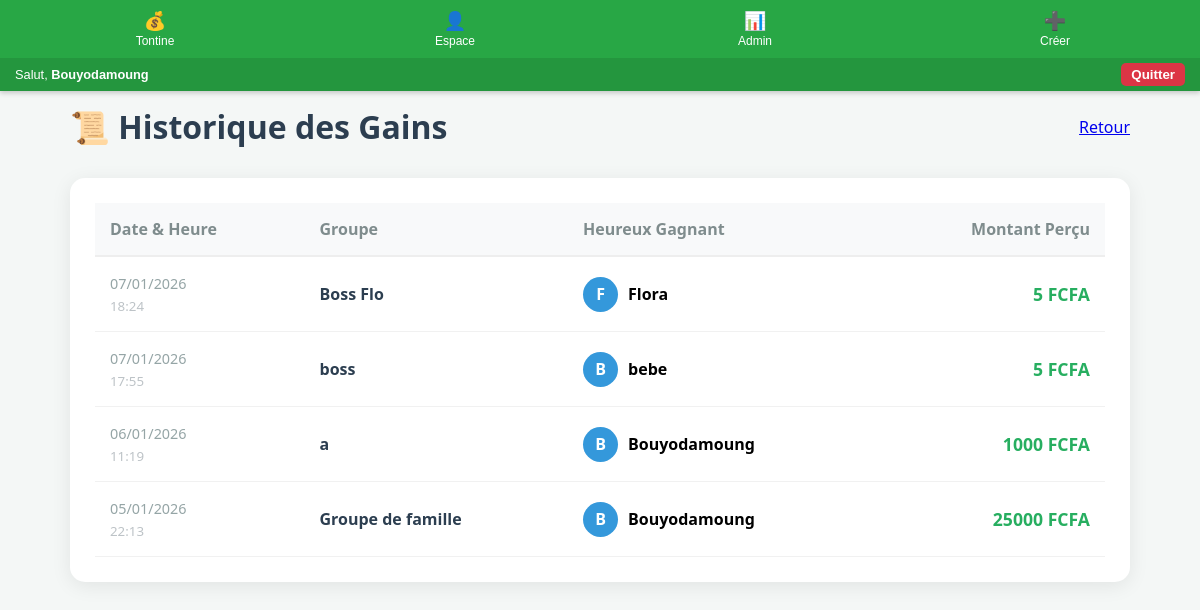
The page /historique-des-gains/ (signed in) on the database its author committed.
### tontine/models.py (models this page shows, shortened)
class HistoriqueGagnant(models.Model):
    groupe = models.ForeignKey(TontineGroup, on_delete=models.CASCADE)
    gagnant = models.ForeignKey(User, on_delete=models.CASCADE)
    montant_gagne = models.DecimalField(max_digits=10, decimal_places=2)
    date_choix = models.DateTimeField(auto_now_add=True)

class TontineGroup(models.Model):
    name = models.CharField(max_length=255)
    contribution_amount = models.DecimalField(max_digits=10, decimal_places=2)
    frequency_days = models.IntegerField(default=30)
    created_at = models.DateTimeField(auto_now_add=True)
    admin_groupe = models.ForeignKey(User, on_delete=models.CASCADE, related_name='groupes_crees')
    whatsapp_group_link = models.URLField(max_length=500, blank=True, null=True)
    caisse_totale = models.DecimalField(max_digits=12, decimal_places=2, default=0)
    dernier_gagnant = models.ForeignKey(User, on_delete=models.SET_NULL, null=True, blank=True, related_name="gains")
    en_attente_de_deblocage = models.BooleanField(default=False)
    nombre_approbations = models.IntegerField(default=0)

### tontine/views.py (the view)
# urls.py: path('historique-des-gains/', views.voir_historique, name='voir_historique'),
@login_required
def voir_historique(request):
    historique = HistoriqueGagnant.objects.all().order_by('-date_choix')
    return render(request, 'tontine/historique_gains.html', {'historique': historique})

### tontine/templates/tontine/historique_gains.html
{% extends 'base.html' %}
{% block content %}
<div style="max-width: 1100px; margin: auto; padding: 20px; font-family: 'Segoe UI', sans-serif;">
    <div style="display: flex; justify-content: space-between; align-items: center; margin-bottom: 30px;">
        <h1 style="color: #2c3e50; margin: 0;">📜 Historique des Gains</h1>
<a href="{% url 'mon_espace' %}" class="btn-retour">Retour</a>    </div>
    <div style="background: white; padding: 25px; border-radius: 15px; box-shadow: 0 4px 20px rgba(0,0,0,0.08);">
        <table style="width: 100%; border-collapse: collapse;">
            <thead>
                <tr style="text-align: left; background-color: #f8f9fa; color: #7f8c8d; border-bottom: 2px solid #eee;">
                    <th style="padding: 15px;">Date & Heure</th>
                    <th style="padding: 15px;">Groupe</th>
                    <th style="padding: 15px;">Heureux Gagnant</th>
                    <th style="padding: 15px; text-align: right;">Montant Perçu</th>
                </tr>
            </thead>
            <tbody>
                {% for item in historique %}
                <tr style="border-bottom: 1px solid #f1f1f1; transition: 0.3s;" onmouseover="this.style.backgroundColor='#fcfcfc'" onmouseout="this.style.backgroundColor='transparent'">
                    <td style="padding: 15px; color: #95a5a6;">
                        <span style="font-size: 0.9em;">{{ item.date_choix|date:"d/m/Y" }}</span><br>
                        <small style="color: #bdc3c7;">{{ item.date_choix|date:"H:i" }}</small>
                    </td>
                    <td style="padding: 15px; font-weight: bold; color: #2c3e50;">{{ item.groupe.name }}</td>
                    <td style="padding: 15px;">
                        <div style="display: flex; align-items: center; gap: 10px;">
                            <div style="width: 35px; height: 35px; background: #3498db; color: white; border-radius: 50%; display: flex; align-items: center; justify-content: center; font-weight: bold;">
                                {{ item.gagnant.username|slice:":1"|upper }}
                            </div>
                            <span style="font-weight: 600;">{{ item.gagnant.username }}</span>
                        </div>
                    </td>
                    <td style="padding: 15px; text-align: right; font-weight: bold; color: #27ae60; font-size: 1.1em;">
                        {{ item.montant_gagne|floatformat:0 }} FCFA
                    </td>
                </tr>
                {% empty %}
                <tr>
                    <td colspan="4" style="padding: 40px; text-align: center; color: #bdc3c7; font-style: italic;">
                        Aucun gain n'a encore été enregistré.
                    </td>
                </tr>
                {% endfor %}
            </tbody>
        </table>
    </div>
</div>
{% endblock %}

### tontine/templates/base.html (shortened to what this page needs)
<!DOCTYPE html>
<html lang="fr">
<head>
</head>
<body>
    <nav class="navbar">
        <div class="nav-top">
            <a href="{% url 'home' %}" class="nav-item">
                <span class="nav-icon">💰</span><span>Tontine</span>
            </a>
            <a href="{% url 'mon_espace' %}" class="nav-item">
                <span class="nav-icon">👤</span><span>Espace</span>
            </a>
            {% if user.is_authenticated %}
                <a href="{% url 'tableau_bord_admin' %}" class="nav-item">
                    <span class="nav-icon">📊</span><span>Admin</span>
                </a>
                <a href="{% url 'creer_groupe' %}" class="nav-item">
                    <span class="nav-icon">➕</span><span>Créer</span>
                </a>
            {% endif %}
        </div>
        {% if user.is_authenticated %}
        <div class="user-bar">
            <span>Salut, <b>{{ user.username }}</b></span>
            <form action="{% url 'logout' %}" method="post" style="margin:0;">
                <button type="submit" class="btn-quitter">Quitter</button>
            </form>
        </div>
        {% endif %}
    </nav>
    <div class="container">
        {% block content %}{% endblock %}
    </div>
</body>
</html>

### tontine/templates/base.html (style rules this page uses)
body { margin: 0; font-family: sans-serif; background-color: #f4f7f6; padding-top: 70px; }
.navbar { background-color: #28a745; position: fixed; top: 0; width: 100%; z-index: 1000; display: flex; flex-direction: column; box-shadow: 0 2px 5px rgba(0,0,0,0.2); }
.nav-top { display: flex; justify-content: space-around; padding: 10px 5px; width: 100%; }
.nav-item { color: white; text-decoration: none; text-align: center; font-size: 0.75em; display: flex; flex-direction: column; align-items: center; min-width: 50px; }
.nav-icon { font-size: 1.5em; margin-bottom: 2px; }
.user-bar { background: rgba(0,0,0,0.1); display: flex; justify-content: space-between; align-items: center; padding: 5px 15px; color: white; font-size: 0.8em; }
.btn-quitter { background: #dc3545; color: white; border: none; padding: 4px 10px; border-radius: 5px; font-weight: bold; cursor: pointer; }
.container { padding: 15px; max-width: 1100px; margin: auto; }

### rows shown on the page
HistoriqueGagnant: date_choix "07/01/2026", date_choix "18:24", groupe.name "Boss Flo", gagnant.username "F", gagnant.username "Flora", montant_gagne "5"
HistoriqueGagnant: date_choix "07/01/2026", date_choix "17:55", groupe.name "boss", gagnant.username "B", gagnant.username "bebe", montant_gagne "5"
HistoriqueGagnant: date_choix "06/01/2026", date_choix "11:19", groupe.name "a", gagnant.username "B", gagnant.username "Bouyodamoung", montant_gagne "1000"
HistoriqueGagnant: date_choix "05/01/2026", date_choix "22:13", groupe.name "Groupe de famille", gagnant.username "B", gagnant.username "Bouyodamoung", montant_gagne "25000"

### other values the page prints
{{ user.username }} "Bouyodamoung"
